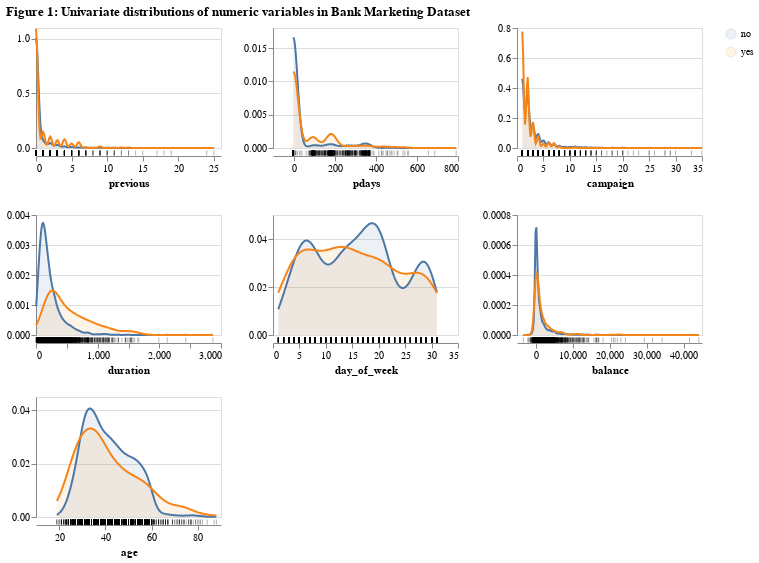

Here is the notebook cell this chart was saved with:
### Code cell
numeric_plot = aly.dist(train_df, color='y')

numeric_plot.properties(
    title="Figure 1: Univariate distributions of numeric variables in Bank Marketing Dataset"
)

### Figure 1 — Vega specification as saved in the notebook (floating-point values rounded to 4 significant figures; data arrays with more than 128 entries replaced by an {"elided": "..."} marker saying what was removed)
{"$schema": "https://vega.github.io/schema/vega/v6.json", "data": [{"name": "source_0", "values": {"elided": "3200 records"}}, {"name": "data_0", "source": "source_0", "transform": [{"type": "kde", "as": ["previous", "density"], "resolve": "shared", "minsteps": 100, "field": "previous", "groupby": ["y"]}]}, {"name": "data_1", "values": {"elided": "3200 records"}}, {"name": "data_2", "source": "source_0", "transform": [{"type": "kde", "resolve": "shared", "field": "pdays", "as": ["pdays", "density"], "groupby": ["y"], "minsteps": 100}]}, {"name": "data_3", "values": {"elided": "3200 records"}}, {"name": "data_4", "source": "source_0", "transform": [{"type": "kde", "as": ["campaign", "density"], "minsteps": 100, "resolve": "shared", "field": "campaign", "groupby": ["y"]}]}, {"name": "data_5", "values": {"elided": "3200 records"}}, {"name": "data_6", "source": "source_0", "transform": [{"type": "kde", "resolve": "shared", "as": ["duration", "density"], "field": "duration", "minsteps": 100, "groupby": ["y"]}]}, {"name": "data_7", "values": {"elided": "3200 records"}}, {"name": "data_8", "source": "source_0", "transform": [{"type": "kde", "resolve": "shared", "as": ["day_of_week", "density"], "groupby": ["y"], "minsteps": 100, "field": "day_of_week"}]}, {"name": "data_9", "values": {"elided": "3200 records"}}, {"name": "data_10", "source": "source_0", "transform": [{"type": "kde", "as": ["balance", "density"], "resolve": "shared", "groupby": ["y"], "field": "balance", "minsteps": 100}]}, {"name": "data_11", "values": {"elided": "3200 records"}}, {"name": "data_12", "source": "source_0", "transform": [{"type": "kde", "as": ["age", "density"], "groupby": ["y"], "field": "age", "resolve": "shared", "minsteps": 100}]}, {"name": "data_13", "values": {"elided": "3200 records"}}, {"name": "data_0_color_domain_y_0", "source": "data_0", "transform": [{"type": "aggregate", "groupby": ["y"], "fields": [], "ops": [], "as": []}, {"type": "formula", "expr": "datum['y']", "as": "sort_field"}, {"type": "project", "fields": ["y"]}]}, {"name": "data_2_color_domain_y_1", "source": "data_2", "transform": [{"type": "aggregate", "groupby": ["y"], "fields": [], "ops": [], "as": []}, {"type": "formula", "expr": "datum['y']", "as": "sort_field"}, {"type": "project", "fields": ["y"]}]}, {"name": "data_4_color_domain_y_2", "source": "data_4", "transform": [{"type": "aggregate", "groupby": ["y"], "fields": [], "ops": [], "as": []}, {"type": "formula", "expr": "datum['y']", "as": "sort_field"}, {"type": "project", "fields": ["y"]}]}, {"name": "data_6_color_domain_y_3", "source": "data_6", "transform": [{"type": "aggregate", "groupby": ["y"], "fields": [], "ops": [], "as": []}, {"type": "formula", "expr": "datum['y']", "as": "sort_field"}, {"type": "project", "fields": ["y"]}]}, {"name": "data_8_color_domain_y_4", "source": "data_8", "transform": [{"type": "aggregate", "groupby": ["y"], "fields": [], "ops": [], "as": []}, {"type": "formula", "expr": "datum['y']", "as": "sort_field"}, {"type": "project", "fields": ["y"]}]}, {"name": "data_10_color_domain_y_5", "source": "data_10", "transform": [{"type": "aggregate", "groupby": ["y"], "fields": [], "ops": [], "as": []}, {"type": "formula", "expr": "datum['y']", "as": "sort_field"}, {"type": "project", "fields": ["y"]}]}, {"name": "data_12_color_domain_y_6", "source": "data_12", "transform": [{"type": "aggregate", "groupby": ["y"], "fields": [], "ops": [], "as": []}, {"type": "formula", "expr": "datum['y']", "as": "sort_field"}, {"type": "project", "fields": ["y"]}]}, {"name": "data_0_concat_0_y_domain_density", "source": "data_0", "transform": [{"type": "formula", "expr": "+datum['density']", "as": "density"}, {"type": "aggregate", "groupby": [], "fields": ["density", "density"], "ops": ["min", "max"], "as": ["min", "max"]}]}, {"name": "data_2_concat_1_y_domain_density", "source": "data_2", "transform": [{"type": "formula", "expr": "+datum['density']", "as": "density"}, {"type": "aggregate", "groupby": [], "fields": ["density", "density"], "ops": ["min", "max"], "as": ["min", "max"]}]}, {"name": "data_4_concat_2_y_domain_density", "source": "data_4", "transform": [{"type": "formula", "expr": "+datum['density']", "as": "density"}, {"type": "aggregate", "groupby": [], "fields": ["density", "density"], "ops": ["min", "max"], "as": ["min", "max"]}]}, {"name": "data_6_concat_3_y_domain_density", "source": "data_6", "transform": [{"type": "formula", "expr": "+datum['density']", "as": "density"}, {"type": "aggregate", "groupby": [], "fields": ["density", "density"], "ops": ["min", "max"], "as": ["min", "max"]}]}, {"name": "data_8_concat_4_y_domain_density", "source": "data_8", "transform": [{"type": "formula", "expr": "+datum['density']", "as": "density"}, {"type": "aggregate", "groupby": [], "fields": ["density", "density"], "ops": ["min", "max"], "as": ["min", "max"]}]}, {"name": "data_10_concat_5_y_domain_density", "source": "data_10", "transform": [{"type": "formula", "expr": "+datum['density']", "as": "density"}, {"type": "aggregate", "groupby": [], "fields": ["density", "density"], "ops": ["min", "max"], "as": ["min", "max"]}]}, {"name": "data_12_concat_6_y_domain_density", "source": "data_12", "transform": [{"type": "formula", "expr": "+datum['density']", "as": "density"}, {"type": "aggregate", "groupby": [], "fields": ["density", "density"], "ops": ["min", "max"], "as": ["min", "max"]}]}], "signals": [{"name": "childWidth", "value": 185}, {"name": "childHeight", "value": 120}], "marks": [{"type": "group", "name": "concat_0_group", "encode": {"update": {"width": {"signal": "childWidth"}, "height": {"signal": "childHeight"}}}, "marks": [{"type": "group", "name": "concat_0_layer_0_pathgroup", "from": {"facet": {"data": "data_0", "name": "faceted_path_concat_0_layer_0_main", "groupby": ["y"]}}, "encode": {"update": {"width": {"field": {"signal": null, "datum": null, "group": "width", "parent": null}}, "height": {"field": {"signal": null, "datum": null, "group": "height", "parent": null}}}}, "marks": [{"type": "area", "name": "concat_0_layer_0_marks", "from": {"data": "faceted_path_concat_0_layer_0_main"}, "sort": {"field": "x"}, "encode": {"update": {"x": {"field": "previous", "scale": "concat_0_x"}, "defined": {"signal": "isValid(datum[\"previous\"]) && isFinite(+datum[\"previous\"]) && isValid(datum[\"density\"]) && isFinite(+datum[\"density\"])"}, "y": {"field": "density", "scale": "concat_0_y"}, "opacity": {"value": 0.1}, "y2": {"value": 0, "scale": "concat_0_y"}, "fill": {"field": "y", "scale": "color"}, "orient": {"value": "vertical"}}}, "style": ["area"]}]}, {"type": "group", "name": "concat_0_layer_1_pathgroup", "from": {"facet": {"data": "data_0", "name": "faceted_path_concat_0_layer_1_main", "groupby": ["y"]}}, "encode": {"update": {"width": {"field": {"signal": null, "datum": null, "group": "width", "parent": null}}, "height": {"field": {"signal": null, "datum": null, "group": "height", "parent": null}}}}, "marks": [{"type": "line", "name": "concat_0_layer_1_marks", "from": {"data": "faceted_path_concat_0_layer_1_main"}, "sort": {"field": "x"}, "encode": {"update": {"y": {"field": "density", "scale": "concat_0_y"}, "x": {"field": "previous", "scale": "concat_0_x"}, "defined": {"signal": "isValid(datum[\"previous\"]) && isFinite(+datum[\"previous\"]) && isValid(datum[\"density\"]) && isFinite(+datum[\"density\"])"}, "stroke": {"field": "y", "scale": "color"}}}, "style": ["line"]}]}, {"type": "rect", "name": "concat_0_layer_2_marks", "from": {"data": "data_1"}, "encode": {"update": {"opacity": {"value": 0.3}, "tooltip": {"value": "Individual observations"}, "yc": {"signal": "childHeight", "offset": 65, "mult": 0.5}, "xc": {"field": "previous", "scale": "concat_0_x"}, "height": {"value": 5}, "fill": {"value": "black"}, "width": {"value": 1}}}, "style": ["tick"]}], "axes": [{"scale": "concat_0_y", "gridScale": "concat_0_x", "zindex": 0, "labels": false, "minExtent": 0, "orient": "left", "tickCount": {"signal": "ceil(childHeight/40)"}, "domain": false, "aria": false, "grid": true, "maxExtent": 0, "ticks": false}, {"scale": "concat_0_x", "zindex": 0, "title": "previous", "tickCount": {"signal": "ceil(childWidth/40)"}, "orient": "bottom", "labelFlush": true, "offset": 8, "grid": false, "labelOverlap": true}, {"scale": "concat_0_y", "tickCount": {"signal": "ceil(childHeight/40)"}, "zindex": 0, "orient": "left", "grid": false, "labelOverlap": true}], "style": "cell"}, {"type": "group", "name": "concat_1_group", "encode": {"update": {"width": {"signal": "childWidth"}, "height": {"signal": "childHeight"}}}, "marks": [{"type": "group", "name": "concat_1_layer_0_pathgroup", "from": {"facet": {"data": "data_2", "name": "faceted_path_concat_1_layer_0_main", "groupby": ["y"]}}, "encode": {"update": {"width": {"field": {"signal": null, "datum": null, "group": "width", "parent": null}}, "height": {"field": {"signal": null, "datum": null, "group": "height", "parent": null}}}}, "marks": [{"type": "area", "name": "concat_1_layer_0_marks", "from": {"data": "faceted_path_concat_1_layer_0_main"}, "sort": {"field": "x"}, "encode": {"update": {"orient": {"value": "vertical"}, "x": {"field": "pdays", "scale": "concat_1_x"}, "opacity": {"value": 0.1}, "fill": {"field": "y", "scale": "color"}, "defined": {"signal": "isValid(datum[\"pdays\"]) && isFinite(+datum[\"pdays\"]) && isValid(datum[\"density\"]) && isFinite(+datum[\"density\"])"}, "y2": {"value": 0, "scale": "concat_1_y"}, "y": {"field": "density", "scale": "concat_1_y"}}}, "style": ["area"]}]}, {"type": "group", "name": "concat_1_layer_1_pathgroup", "from": {"facet": {"data": "data_2", "name": "faceted_path_concat_1_layer_1_main", "groupby": ["y"]}}, "encode": {"update": {"width": {"field": {"signal": null, "datum": null, "group": "width", "parent": null}}, "height": {"field": {"signal": null, "datum": null, "group": "height", "parent": null}}}}, "marks": [{"type": "line", "name": "concat_1_layer_1_marks", "from": {"data": "faceted_path_concat_1_layer_1_main"}, "sort": {"field": "x"}, "encode": {"update": {"defined": {"signal": "isValid(datum[\"pdays\"]) && isFinite(+datum[\"pdays\"]) && isValid(datum[\"density\"]) && isFinite(+datum[\"density\"])"}, "y": {"field": "density", "scale": "concat_1_y"}, "x": {"field": "pdays", "scale": "concat_1_x"}, "stroke": {"field": "y", "scale": "color"}}}, "style": ["line"]}]}, {"type": "rect", "name": "concat_1_layer_2_marks", "from": {"data": "data_3"}, "encode": {"update": {"width": {"value": 1}, "fill": {"value": "black"}, "opacity": {"value": 0.3}, "tooltip": {"value": "Individual observations"}, "height": {"value": 5}, "yc": {"signal": "childHeight", "offset": 65, "mult": 0.5}, "xc": {"field": "pdays", "scale": "concat_1_x"}}}, "style": ["tick"]}], "axes": [{"scale": "concat_1_y", "gridScale": "concat_1_x", "tickCount": {"signal": "ceil(childHeight/40)"}, "grid": true, "ticks": false, "maxExtent": 0, "labels": false, "aria": false, "minExtent": 0, "orient": "left", "zindex": 0, "domain": false}, {"scale": "concat_1_x", "zindex": 0, "tickCount": {"signal": "ceil(childWidth/40)"}, "orient": "bottom", "grid": false, "labelOverlap": true, "labelFlush": true, "title": "pdays", "offset": 8}, {"scale": "concat_1_y", "orient": "left", "labelOverlap": true, "zindex": 0, "grid": false, "tickCount": {"signal": "ceil(childHeight/40)"}}], "style": "cell"}, {"type": "group", "name": "concat_2_group", "encode": {"update": {"width": {"signal": "childWidth"}, "height": {"signal": "childHeight"}}}, "marks": [{"type": "group", "name": "concat_2_layer_0_pathgroup", "from": {"facet": {"data": "data_4", "name": "faceted_path_concat_2_layer_0_main", "groupby": ["y"]}}, "encode": {"update": {"height": {"field": {"signal": null, "datum": null, "group": "height", "parent": null}}, "width": {"field": {"signal": null, "datum": null, "group": "width", "parent": null}}}}, "marks": [{"type": "area", "name": "concat_2_layer_0_marks", "from": {"data": "faceted_path_concat_2_layer_0_main"}, "sort": {"field": "x"}, "encode": {"update": {"y2": {"value": 0, "scale": "concat_2_y"}, "y": {"field": "density", "scale": "concat_2_y"}, "opacity": {"value": 0.1}, "fill": {"field": "y", "scale": "color"}, "x": {"field": "campaign", "scale": "concat_2_x"}, "defined": {"signal": "isValid(datum[\"campaign\"]) && isFinite(+datum[\"campaign\"]) && isValid(datum[\"density\"]) && isFinite(+datum[\"density\"])"}, "orient": {"value": "vertical"}}}, "style": ["area"]}]}, {"type": "group", "name": "concat_2_layer_1_pathgroup", "from": {"facet": {"data": "data_4", "name": "faceted_path_concat_2_layer_1_main", "groupby": ["y"]}}, "encode": {"update": {"height": {"field": {"signal": null, "datum": null, "group": "height", "parent": null}}, "width": {"field": {"signal": null, "datum": null, "group": "width", "parent": null}}}}, "marks": [{"type": "line", "name": "concat_2_layer_1_marks", "from": {"data": "faceted_path_concat_2_layer_1_main"}, "sort": {"field": "x"}, "encode": {"update": {"stroke": {"field": "y", "scale": "color"}, "x": {"field": "campaign", "scale": "concat_2_x"}, "defined": {"signal": "isValid(datum[\"campaign\"]) && isFinite(+datum[\"campaign\"]) && isValid(datum[\"density\"]) && isFinite(+datum[\"density\"])"}, "y": {"field": "density", "scale": "concat_2_y"}}}, "style": ["line"]}]}, {"type": "rect", "name": "concat_2_layer_2_marks", "from": {"data": "data_5"}, "encode": {"update": {"yc": {"signal": "childHeight", "offset": 65, "mult": 0.5}, "opacity": {"value": 0.3}, "fill": {"value": "black"}, "tooltip": {"value": "Individual observations"}, "height": {"value": 5}, "width": {"value": 1}, "xc": {"field": "campaign", "scale": "concat_2_x"}}}, "style": ["tick"]}], "axes": [{"scale": "concat_2_y", "labels": false, "gridScale": "concat_2_x", "orient": "left", "maxExtent": 0, "ticks": false, "tickCount": {"signal": "ceil(childHeight/40)"}, "grid": true, "domain": false, "minExtent": 0, "zindex": 0, "aria": false}, {"scale": "concat_2_x", "labelOverlap": true, "labelFlush": true, "tickCount": {"signal": "ceil(childWidth/40)"}, "offset": 8, "grid": false, "zindex": 0, "orient": "bottom", "title": "campaign"}, {"scale": "concat_2_y", "tickCount": {"signal": "ceil(childHeight/40)"}, "zindex": 0, "orient": "left", "labelOverlap": true, "grid": false}], "style": "cell"}, {"type": "group", "name": "concat_3_group", "encode": {"update": {"height": {"signal": "childHeight"}, "width": {"signal": "childWidth"}}}, "marks": [{"type": "group", "name": "concat_3_layer_0_pathgroup", "from": {"facet": {"data": "data_6", "name": "faceted_path_concat_3_layer_0_main", "groupby": ["y"]}}, "encode": {"update": {"width": {"field": {"signal": null, "datum": null, "group": "width", "parent": null}}, "height": {"field": {"signal": null, "datum": null, "group": "height", "parent": null}}}}, "marks": [{"type": "area", "name": "concat_3_layer_0_marks", "from": {"data": "faceted_path_concat_3_layer_0_main"}, "sort": {"field": "x"}, "encode": {"update": {"orient": {"value": "vertical"}, "defined": {"signal": "isValid(datum[\"duration\"]) && isFinite(+datum[\"duration\"]) && isValid(datum[\"density\"]) && isFinite(+datum[\"density\"])"}, "y": {"field": "density", "scale": "concat_3_y"}, "opacity": {"value": 0.1}, "fill": {"field": "y", "scale": "color"}, "y2": {"value": 0, "scale": "concat_3_y"}, "x": {"field": "duration", "scale": "concat_3_x"}}}, "style": ["area"]}]}, {"type": "group", "name": "concat_3_layer_1_pathgroup", "from": {"facet": {"data": "data_6", "name": "faceted_path_concat_3_layer_1_main", "groupby": ["y"]}}, "encode": {"update": {"height": {"field": {"signal": null, "datum": null, "group": "height", "parent": null}}, "width": {"field": {"signal": null, "datum": null, "group": "width", "parent": null}}}}, "marks": [{"type": "line", "name": "concat_3_layer_1_marks", "from": {"data": "faceted_path_concat_3_layer_1_main"}, "sort": {"field": "x"}, "encode": {"update": {"stroke": {"field": "y", "scale": "color"}, "x": {"field": "duration", "scale": "concat_3_x"}, "y": {"field": "density", "scale": "concat_3_y"}, "defined": {"signal": "isValid(datum[\"duration\"]) && isFinite(+datum[\"duration\"]) && isValid(datum[\"density\"]) && isFinite(+datum[\"density\"])"}}}, "style": ["line"]}]}, {"type": "rect", "name": "concat_3_layer_2_marks", "from": {"data": "data_7"}, "encode": {"update": {"xc": {"field": "duration", "scale": "concat_3_x"}, "opacity": {"value": 0.3}, "height": {"value": 5}, "yc": {"signal": "childHeight", "offset": 65, "mult": 0.5}, "width": {"value": 1}, "tooltip": {"value": "Individual observations"}, "fill": {"value": "black"}}}, "style": ["tick"]}], "axes": [{"scale": "concat_3_y", "tickCount": {"signal": "ceil(childHeight/40)"}, "minExtent": 0, "ticks": false, "domain": false, "orient": "left", "maxExtent": 0, "zindex": 0, "gridScale": "concat_3_x", "grid": true, "labels": false, "aria": false}, {"scale": "concat_3_x", "offset": 8, "grid": false, "orient": "bottom", "labelFlush": true, "labelOverlap": true, "tickCount": {"signal": "ceil(childWidth/40)"}, "zindex": 0, "title": "duration"}, {"scale": "concat_3_y", "labelOverlap": true, "orient": "left", "grid": false, "tickCount": {"signal": "ceil(childHeight/40)"}, "zindex": 0}], "style": "cell"}, {"type": "group", "name": "concat_4_group", "encode": {"update": {"width": {"signal": "childWidth"}, "height": {"signal": "childHeight"}}}, "marks": [{"type": "group", "name": "concat_4_layer_0_pathgroup", "from": {"facet": {"data": "data_8", "name": "faceted_path_concat_4_layer_0_main", "groupby": ["y"]}}, "encode": {"update": {"width": {"field": {"signal": null, "datum": null, "group": "width", "parent": null}}, "height": {"field": {"signal": null, "datum": null, "group": "height", "parent": null}}}}, "marks": [{"type": "area", "name": "concat_4_layer_0_marks", "from": {"data": "faceted_path_concat_4_layer_0_main"}, "sort": {"field": "x"}, "encode": {"update": {"opacity": {"value": 0.1}, "y2": {"value": 0, "scale": "concat_4_y"}, "x": {"field": "day_of_week", "scale": "concat_4_x"}, "y": {"field": "density", "scale": "concat_4_y"}, "orient": {"value": "vertical"}, "defined": {"signal": "isValid(datum[\"day_of_week\"]) && isFinite(+datum[\"day_of_week\"]) && isValid(datum[\"density\"]) && isFinite(+datum[\"density\"])"}, "fill": {"field": "y", "scale": "color"}}}, "style": ["area"]}]}, {"type": "group", "name": "concat_4_layer_1_pathgroup", "from": {"facet": {"data": "data_8", "name": "faceted_path_concat_4_layer_1_main", "groupby": ["y"]}}, "encode": {"update": {"width": {"field": {"signal": null, "datum": null, "group": "width", "parent": null}}, "height": {"field": {"signal": null, "datum": null, "group": "height", "parent": null}}}}, "marks": [{"type": "line", "name": "concat_4_layer_1_marks", "from": {"data": "faceted_path_concat_4_layer_1_main"}, "sort": {"field": "x"}, "encode": {"update": {"stroke": {"field": "y", "scale": "color"}, "y": {"field": "density", "scale": "concat_4_y"}, "defined": {"signal": "isValid(datum[\"day_of_week\"]) && isFinite(+datum[\"day_of_week\"]) && isValid(datum[\"density\"]) && isFinite(+datum[\"density\"])"}, "x": {"field": "day_of_week", "scale": "concat_4_x"}}}, "style": ["line"]}]}, {"type": "rect", "name": "concat_4_layer_2_marks", "from": {"data": "data_9"}, "encode": {"update": {"fill": {"value": "black"}, "height": {"value": 5}, "opacity": {"value": 0.3}, "xc": {"field": "day_of_week", "scale": "concat_4_x"}, "width": {"value": 1}, "tooltip": {"value": "Individual observations"}, "yc": {"signal": "childHeight", "offset": 65, "mult": 0.5}}}, "style": ["tick"]}], "axes": [{"scale": "concat_4_y", "zindex": 0, "grid": true, "domain": false, "maxExtent": 0, "tickCount": {"signal": "ceil(childHeight/40)"}, "labels": false, "ticks": false, "minExtent": 0, "aria": false, "gridScale": "concat_4_x", "orient": "left"}, {"scale": "concat_4_x", "labelOverlap": true, "labelFlush": true, "grid": false, "orient": "bottom", "zindex": 0, "tickCount": {"signal": "ceil(childWidth/40)"}, "offset": 8, "title": "day_of_week"}, {"scale": "concat_4_y", "zindex": 0, "labelOverlap": true, "grid": false, "orient": "left", "tickCount": {"signal": "ceil(childHeight/40)"}}], "style": "cell"}, {"type": "group", "name": "concat_5_group", "encode": {"update": {"height": {"signal": "childHeight"}, "width": {"signal": "childWidth"}}}, "marks": [{"type": "group", "name": "concat_5_layer_0_pathgroup", "from": {"facet": {"data": "data_10", "name": "faceted_path_concat_5_layer_0_main", "groupby": ["y"]}}, "encode": {"update": {"height": {"field": {"signal": null, "datum": null, "group": "height", "parent": null}}, "width": {"field": {"signal": null, "datum": null, "group": "width", "parent": null}}}}, "marks": [{"type": "area", "name": "concat_5_layer_0_marks", "from": {"data": "faceted_path_concat_5_layer_0_main"}, "sort": {"field": "x"}, "encode": {"update": {"opacity": {"value": 0.1}, "x": {"field": "balance", "scale": "concat_5_x"}, "y2": {"value": 0, "scale": "concat_5_y"}, "y": {"field": "density", "scale": "concat_5_y"}, "fill": {"field": "y", "scale": "color"}, "defined": {"signal": "isValid(datum[\"balance\"]) && isFinite(+datum[\"balance\"]) && isValid(datum[\"density\"]) && isFinite(+datum[\"density\"])"}, "orient": {"value": "vertical"}}}, "style": ["area"]}]}, {"type": "group", "name": "concat_5_layer_1_pathgroup", "from": {"facet": {"data": "data_10", "name": "faceted_path_concat_5_layer_1_main", "groupby": ["y"]}}, "encode": {"update": {"width": {"field": {"signal": null, "datum": null, "group": "width", "parent": null}}, "height": {"field": {"signal": null, "datum": null, "group": "height", "parent": null}}}}, "marks": [{"type": "line", "name": "concat_5_layer_1_marks", "from": {"data": "faceted_path_concat_5_layer_1_main"}, "sort": {"field": "x"}, "encode": {"update": {"defined": {"signal": "isValid(datum[\"balance\"]) && isFinite(+datum[\"balance\"]) && isValid(datum[\"density\"]) && isFinite(+datum[\"density\"])"}, "y": {"field": "density", "scale": "concat_5_y"}, "x": {"field": "balance", "scale": "concat_5_x"}, "stroke": {"field": "y", "scale": "color"}}}, "style": ["line"]}]}, {"type": "rect", "name": "concat_5_layer_2_marks", "from": {"data": "data_11"}, "encode": {"update": {"height": {"value": 5}, "opacity": {"value": 0.3}, "tooltip": {"value": "Individual observations"}, "xc": {"field": "balance", "scale": "concat_5_x"}, "yc": {"signal": "childHeight", "offset": 65, "mult": 0.5}, "width": {"value": 1}, "fill": {"value": "black"}}}, "style": ["tick"]}], "axes": [{"scale": "concat_5_y", "domain": false, "maxExtent": 0, "ticks": false, "zindex": 0, "orient": "left", "grid": true, "tickCount": {"signal": "ceil(childHeight/40)"}, "aria": false, "labels": false, "minExtent": 0, "gridScale": "concat_5_x"}, {"scale": "concat_5_x", "title": "balance", "labelFlush": true, "orient": "bottom", "labelOverlap": true, "offset": 8, "grid": false, "tickCount": {"signal": "ceil(childWidth/40)"}, "zindex": 0}, {"scale": "concat_5_y", "zindex": 0, "labelOverlap": true, "orient": "left", "grid": false, "tickCount": {"signal": "ceil(childHeight/40)"}}], "style": "cell"}, {"type": "group", "name": "concat_6_group", "encode": {"update": {"width": {"signal": "childWidth"}, "height": {"signal": "childHeight"}}}, "marks": [{"type": "group", "name": "concat_6_layer_0_pathgroup", "from": {"facet": {"data": "data_12", "name": "faceted_path_concat_6_layer_0_main", "groupby": ["y"]}}, "encode": {"update": {"height": {"field": {"signal": null, "datum": null, "group": "height", "parent": null}}, "width": {"field": {"signal": null, "datum": null, "group": "width", "parent": null}}}}, "marks": [{"type": "area", "name": "concat_6_layer_0_marks", "from": {"data": "faceted_path_concat_6_layer_0_main"}, "sort": {"field": "x"}, "encode": {"update": {"opacity": {"value": 0.1}, "orient": {"value": "vertical"}, "defined": {"signal": "isValid(datum[\"age\"]) && isFinite(+datum[\"age\"]) && isValid(datum[\"density\"]) && isFinite(+datum[\"density\"])"}, "y2": {"value": 0, "scale": "concat_6_y"}, "fill": {"field": "y", "scale": "color"}, "x": {"field": "age", "scale": "concat_6_x"}, "y": {"field": "density", "scale": "concat_6_y"}}}, "style": ["area"]}]}, {"type": "group", "name": "concat_6_layer_1_pathgroup", "from": {"facet": {"data": "data_12", "name": "faceted_path_concat_6_layer_1_main", "groupby": ["y"]}}, "encode": {"update": {"width": {"field": {"signal": null, "datum": null, "group": "width", "parent": null}}, "height": {"field": {"signal": null, "datum": null, "group": "height", "parent": null}}}}, "marks": [{"type": "line", "name": "concat_6_layer_1_marks", "from": {"data": "faceted_path_concat_6_layer_1_main"}, "sort": {"field": "x"}, "encode": {"update": {"x": {"field": "age", "scale": "concat_6_x"}, "y": {"field": "density", "scale": "concat_6_y"}, "defined": {"signal": "isValid(datum[\"age\"]) && isFinite(+datum[\"age\"]) && isValid(datum[\"density\"]) && isFinite(+datum[\"density\"])"}, "stroke": {"field": "y", "scale": "color"}}}, "style": ["line"]}]}, {"type": "rect", "name": "concat_6_layer_2_marks", "from": {"data": "data_13"}, "encode": {"update": {"opacity": {"value": 0.3}, "yc": {"signal": "childHeight", "offset": 65, "mult": 0.5}, "tooltip": {"value": "Individual observations"}, "fill": {"value": "black"}, "xc": {"field": "age", "scale": "concat_6_x"}, "height": {"value": 5}, "width": {"value": 1}}}, "style": ["tick"]}], "axes": [{"scale": "concat_6_y", "tickCount": {"signal": "ceil(childHeight/40)"}, "zindex": 0, "labels": false, "grid": true, "maxExtent": 0, "aria": false, "ticks": false, "domain": false, "minExtent": 0, "orient": "left", "gridScale": "concat_6_x"}, {"scale": "concat_6_x", "title": "age", "offset": 8, "zindex": 0, "labelOverlap": true, "tickCount": {"signal": "ceil(childWidth/40)"}, "orient": "bottom", "labelFlush": true, "grid": false}, {"scale": "concat_6_y", "zindex": 0, "grid": false, "tickCount": {"signal": "ceil(childHeight/40)"}, "orient": "left", "labelOverlap": true}], "style": "cell"}], "scales": [{"name": "color", "type": "ordinal", "domain": {"fields": [{"data": "data_0_color_domain_y_0", "field": "y"}, {"data": "data_2_color_domain_y_1", "field": "y"}, {"data": "data_4_color_domain_y_2", "field": "y"}, {"data": "data_6_color_domain_y_3", "field": "y"}, {"data": "data_8_color_domain_y_4", "field": "y"}, {"data": "data_10_color_domain_y_5", "field": "y"}, {"data": "data_12_color_domain_y_6", "field": "y"}], "sort": true}, "range": "category"}, {"name": "concat_0_x", "type": "linear", "domain": {"fields": [{"data": "data_0", "field": "previous"}, {"data": "data_1", "field": "previous"}]}, "range": [0, {"signal": "childWidth"}], "zero": false, "nice": true}, {"name": "concat_0_y", "type": "linear", "domain": [{"signal": "(data(\"data_0_concat_0_y_domain_density\")[0] || {}).min"}, {"signal": "(data(\"data_0_concat_0_y_domain_density\")[0] || {}).max"}], "range": [{"signal": "childHeight"}, 0], "nice": true, "zero": true}, {"name": "concat_1_x", "type": "linear", "domain": {"fields": [{"data": "data_2", "field": "pdays"}, {"data": "data_3", "field": "pdays"}]}, "range": [0, {"signal": "childWidth"}], "nice": true, "zero": false}, {"name": "concat_1_y", "type": "linear", "domain": [{"signal": "(data(\"data_2_concat_1_y_domain_density\")[0] || {}).min"}, {"signal": "(data(\"data_2_concat_1_y_domain_density\")[0] || {}).max"}], "range": [{"signal": "childHeight"}, 0], "zero": true, "nice": true}, {"name": "concat_2_x", "type": "linear", "domain": {"fields": [{"data": "data_4", "field": "campaign"}, {"data": "data_5", "field": "campaign"}]}, "range": [0, {"signal": "childWidth"}], "zero": false, "nice": true}, {"name": "concat_2_y", "type": "linear", "domain": [{"signal": "(data(\"data_4_concat_2_y_domain_density\")[0] || {}).min"}, {"signal": "(data(\"data_4_concat_2_y_domain_density\")[0] || {}).max"}], "range": [{"signal": "childHeight"}, 0], "zero": true, "nice": true}, {"name": "concat_3_x", "type": "linear", "domain": {"fields": [{"data": "data_6", "field": "duration"}, {"data": "data_7", "field": "duration"}]}, "range": [0, {"signal": "childWidth"}], "nice": true, "zero": false}, {"name": "concat_3_y", "type": "linear", "domain": [{"signal": "(data(\"data_6_concat_3_y_domain_density\")[0] || {}).min"}, {"signal": "(data(\"data_6_concat_3_y_domain_density\")[0] || {}).max"}], "range": [{"signal": "childHeight"}, 0], "zero": true, "nice": true}, {"name": "concat_4_x", "type": "linear", "domain": {"fields": [{"data": "data_8", "field": "day_of_week"}, {"data": "data_9", "field": "day_of_week"}]}, "range": [0, {"signal": "childWidth"}], "zero": false, "nice": true}, {"name": "concat_4_y", "type": "linear", "domain": [{"signal": "(data(\"data_8_concat_4_y_domain_density\")[0] || {}).min"}, {"signal": "(data(\"data_8_concat_4_y_domain_density\")[0] || {}).max"}], "range": [{"signal": "childHeight"}, 0], "nice": true, "zero": true}, {"name": "concat_5_x", "type": "linear", "domain": {"fields": [{"data": "data_10", "field": "balance"}, {"data": "data_11", "field": "balance"}]}, "range": [0, {"signal": "childWidth"}], "nice": true, "zero": false}, {"name": "concat_5_y", "type": "linear", "domain": [{"signal": "(data(\"data_10_concat_5_y_domain_density\")[0] || {}).min"}, {"signal": "(data(\"data_10_concat_5_y_domain_density\")[0] || {}).max"}], "range": [{"signal": "childHeight"}, 0], "zero": true, "nice": true}, {"name": "concat_6_x", "type": "linear", "domain": {"fields": [{"data": "data_12", "field": "age"}, {"data": "data_13", "field": "age"}]}, "range": [0, {"signal": "childWidth"}], "zero": false, "nice": true}, {"name": "concat_6_y", "type": "linear", "domain": [{"signal": "(data(\"data_12_concat_6_y_domain_density\")[0] || {}).min"}, {"signal": "(data(\"data_12_concat_6_y_domain_density\")[0] || {}).max"}], "range": [{"signal": "childHeight"}, 0], "nice": true, "zero": true}], "title": {"text": "Figure 1: Univariate distributions of numeric variables in Bank Marketing Dataset", "anchor": "start"}, "background": "white", "padding": 5, "layout": {"padding": 20, "columns": 3, "bounds": "full", "align": "each"}, "legends": [{"fill": "color", "symbolType": "circle", "encode": {"symbols": {"update": {"opacity": {"value": 0.1}}}}, "stroke": "color"}]}
